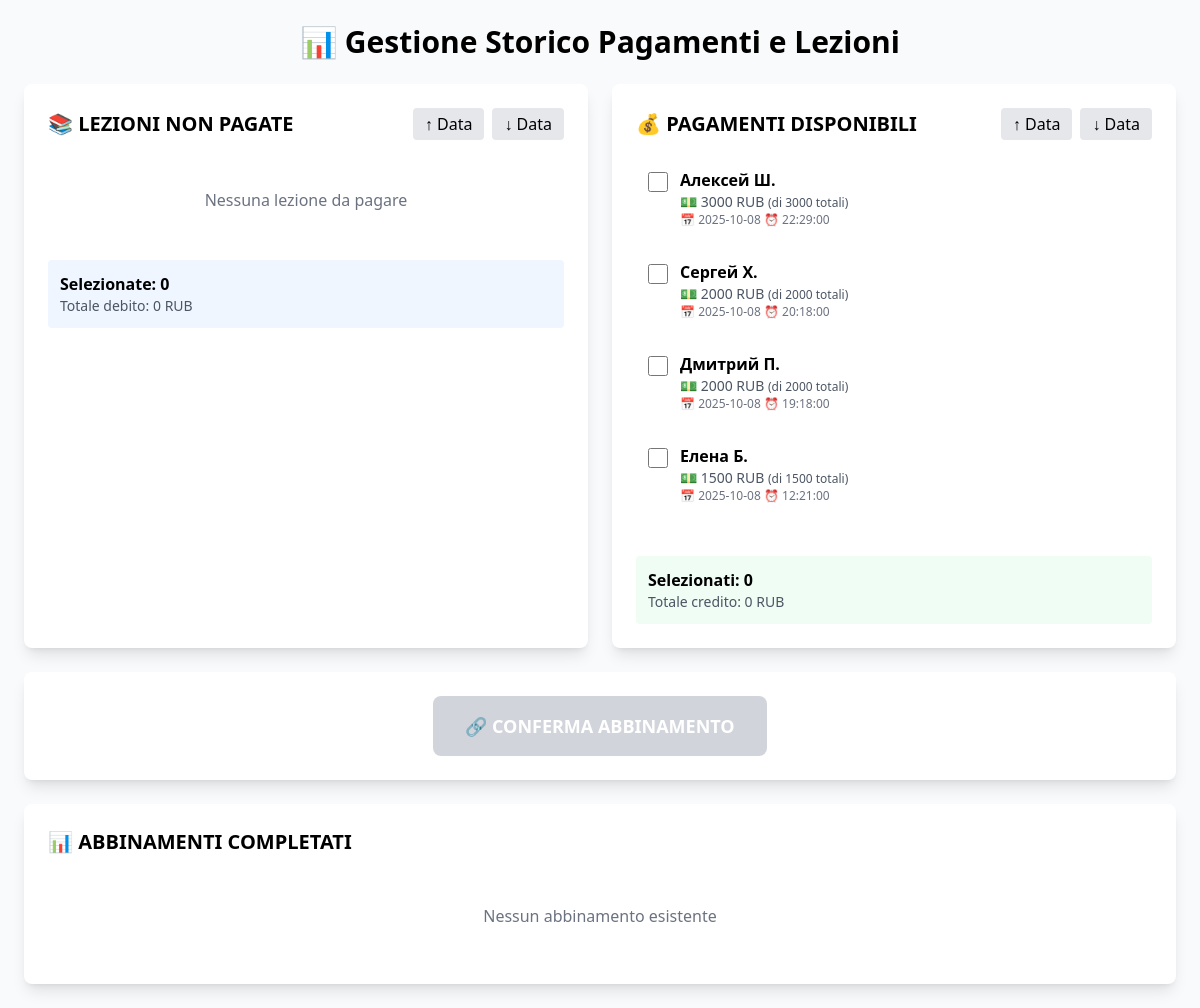
/, run on an earlier commit of the app's database.
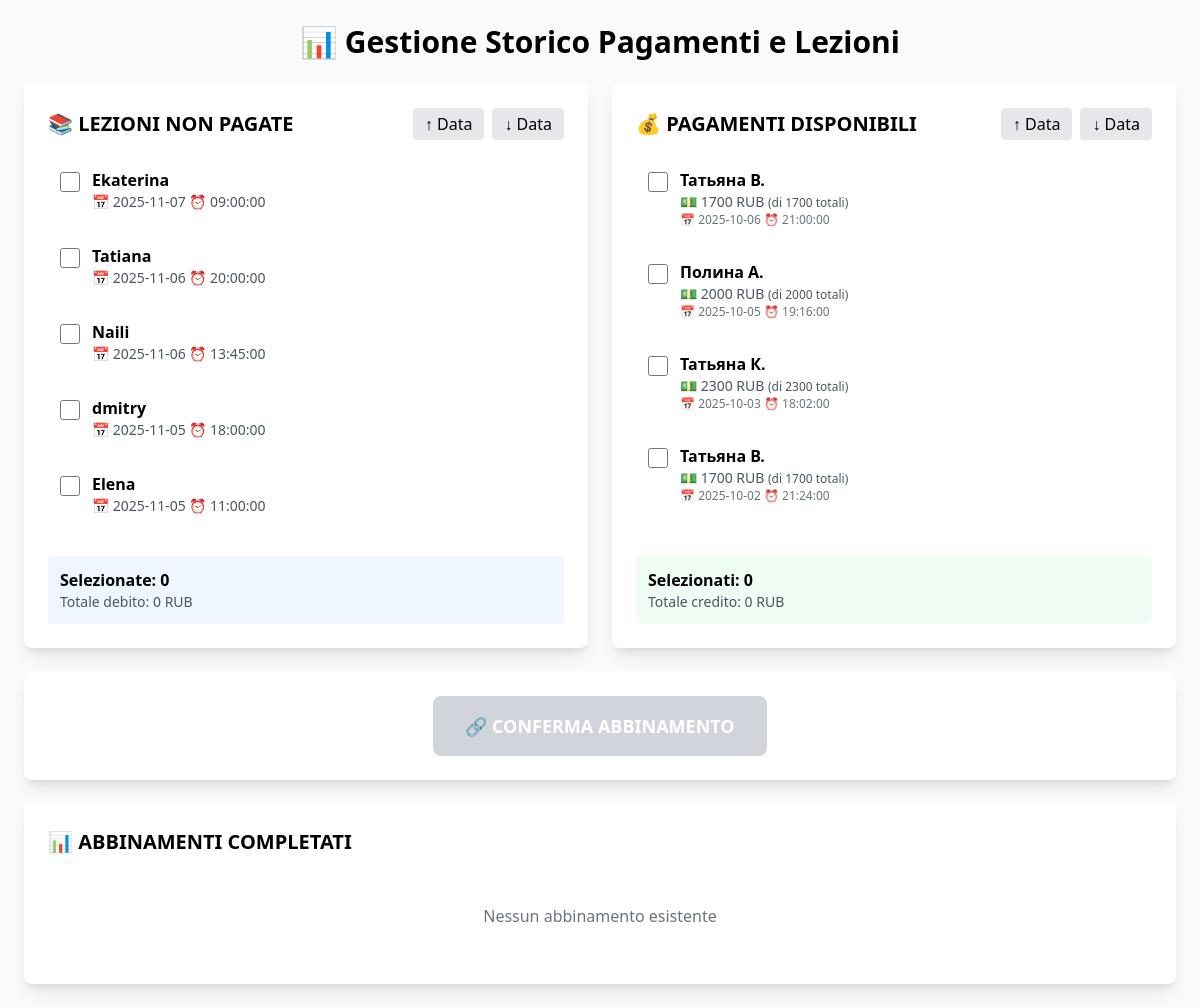
And on a later commit of the database.
### tables this page shows
CREATE TABLE pagamenti (
        id_pagamento INTEGER PRIMARY KEY AUTOINCREMENT,
        nome_pagante TEXT NOT NULL,
        giorno DATE NOT NULL,
        ora TIME NOT NULL,
        somma NUMERIC(10,2) NOT NULL,
        valuta TEXT DEFAULT 'EUR',
        stato TEXT CHECK(stato IN ('sospeso', 'associato', 'usato')) DEFAULT 'sospeso',
        fonte_msg_id TEXT UNIQUE,
        created_at TIMESTAMP DEFAULT CURRENT_TIMESTAMP,
        updated_at TIMESTAMP DEFAULT CURRENT_TIMESTAMP
    , skipped INTEGER DEFAULT 0);

CREATE TABLE lezioni (
        id_lezione INTEGER PRIMARY KEY AUTOINCREMENT,
        nome_studente TEXT NOT NULL,
        giorno DATE NOT NULL,
        ora TIME NOT NULL,
        nextcloud_event_id TEXT UNIQUE,
        durata_min INTEGER DEFAULT 60,
        stato TEXT CHECK(stato IN ('prevista', 'svolta', 'pagata')) DEFAULT 'prevista',
        created_at TIMESTAMP DEFAULT CURRENT_TIMESTAMP,
        updated_at TIMESTAMP DEFAULT CURRENT_TIMESTAMP
    );

### web_interface/app.py (the view)
@app.route('/')
def index():
    lesson_order = request.args.get('lesson_order', 'DESC')
    payment_order = request.args.get('payment_order', 'DESC')
    lessons = get_unassigned_lessons(lesson_order)
    payments = get_available_payments(payment_order)
    abbinamenti = get_existing_abbinamenti()
    return render_template('index.html',
                          lessons=lessons,
                          payments=payments,
                          abbinamenti=abbinamenti,
                          lesson_order=lesson_order,
                          payment_order=payment_order)

### web_interface/app.py (called while the page is built)
def get_db():
    conn = sqlite3.connect(DB_PATH)
    conn.row_factory = sqlite3.Row
    return conn

### web_interface/templates/index.html (shortened to what the changed rows need)
<!DOCTYPE html>
<html lang="it">
<head>
    <script src="https://cdn.tailwindcss.com"></script>
</head>
<body class="bg-gray-50 p-6">
    <div class="max-w-7xl mx-auto">
        <h1 class="text-3xl font-bold mb-6 text-center">📊 Gestione Storico Pagamenti e Lezioni</h1>
        <div class="grid grid-cols-2 gap-6 mb-6">
            <div class="bg-white rounded-lg shadow-lg p-6">
                <div class="flex justify-between items-center mb-4">
                    <h2 class="text-xl font-bold">📚 LEZIONI NON PAGATE</h2>
                </div>
                <div class="space-y-2 max-h-96 overflow-y-auto" id="lessons-list">
                    {% for lesson in lessons %}
                    <div class="lesson-item p-3 rounded {% if lesson.is_abbinata %}abbinato{% endif %}">
                        <label class="flex items-start cursor-pointer">
                            <input type="checkbox"
                                   name="lessons[]"
                                   value="{{ lesson.id }}"
                                   class="mt-1 mr-3 w-5 h-5 lesson-checkbox"
                                   onchange="updateTotals()">
                            <div class="flex-1">
                                <div class="font-semibold">{{ lesson.studente }}</div>
                                <div class="text-sm text-gray-600">
                                    📅 {{ lesson.giorno }} ⏰ {{ lesson.ora }}
                                </div>
                            </div>
                        </label>
                    </div>
                    {% else %}
                    <p class="text-gray-500 text-center py-8">Nessuna lezione da pagare</p>
                    {% endfor %}
                </div>
            </div>
            <div class="bg-white rounded-lg shadow-lg p-6">
                <div class="flex justify-between items-center mb-4">
                    <h2 class="text-xl font-bold">💰 PAGAMENTI DISPONIBILI</h2>
                </div>
                <div class="space-y-2 max-h-96 overflow-y-auto" id="payments-list">
                    {% for payment in payments %}
                    <div class="payment-item p-3 rounded {% if payment.has_abbinamenti %}abbinato{% endif %}">
                        <label class="flex items-start cursor-pointer">
                            <input type="checkbox"
                                   name="payments[]"
                                   value="{{ payment.id }}"
                                   data-residuo="{{ payment.residuo }}"
                                   class="mt-1 mr-3 w-5 h-5 payment-checkbox"
                                   onchange="updateTotals()">
                            <div class="flex-1">
                                <div class="font-semibold">{{ payment.nome_pagante }}</div>
                                <div class="text-sm text-gray-600">
                                    💵 {{ payment.residuo }} {{ payment.valuta }}
                                    <span class="text-xs">(di {{ payment.somma }} totali)</span>
                                </div>
                                <div class="text-xs text-gray-500">
                                    📅 {{ payment.giorno }} ⏰ {{ payment.ora }}
                                </div>
                            </div>
                        </label>
                    </div>
                    {% else %}
                    <p class="text-gray-500 text-center py-8">Nessun pagamento disponibile</p>
                    {% endfor %}
                </div>
            </div>
        </div>
        <div class="bg-white rounded-lg shadow-lg p-6">
            <h2 class="text-xl font-bold mb-4">📊 ABBINAMENTI COMPLETATI</h2>
        </div>
    </div>
</body>
</html>

What changed in the data, as far as the page shows it:
no longer on this page (row edited): pagamenti: nome_pagante "Алексей Ш.", residuo "3000", valuta "RUB", somma "3000", giorno "2025-10-08", ora "22:29:00"
no longer on this page (row edited): pagamenti: nome_pagante "Сергей Х.", residuo "2000", valuta "RUB", somma "2000", giorno "2025-10-08", ora "20:18:00"
no longer on this page (row edited): pagamenti: nome_pagante "Дмитрий П.", residuo "2000", valuta "RUB", somma "2000", giorno "2025-10-08", ora "19:18:00"
no longer on this page (row edited): pagamenti: nome_pagante "Елена Б.", residuo "1500", valuta "RUB", somma "1500", giorno "2025-10-08", ora "12:21:00"
added lezioni: studente "Ekaterina", giorno "2025-11-07", ora "09:00:00"
added lezioni: studente "Tatiana", giorno "2025-11-06", ora "20:00:00"
added lezioni: studente "Naili", giorno "2025-11-06", ora "13:45:00"
added lezioni: studente "dmitry", giorno "2025-11-05", ora "18:00:00"
added lezioni: studente "Elena", giorno "2025-11-05", ora "11:00:00"
now on this page (row edited): pagamenti: nome_pagante "Татьяна В.", residuo "1700", valuta "RUB", somma "1700", giorno "2025-10-06", ora "21:00:00"
now on this page (row edited): pagamenti: nome_pagante "Полина А.", residuo "2000", valuta "RUB", somma "2000", giorno "2025-10-05", ora "19:16:00"
now on this page (row edited): pagamenti: nome_pagante "Татьяна К.", residuo "2300", valuta "RUB", somma "2300", giorno "2025-10-03", ora "18:02:00"
now on this page (row unchanged): pagamenti: nome_pagante "Татьяна В.", residuo "1700", valuta "RUB", somma "1700", giorno "2025-10-02", ora "21:24:00"
Also different on the page:
text no longer shown: "Nessuna lezione da pagare"
